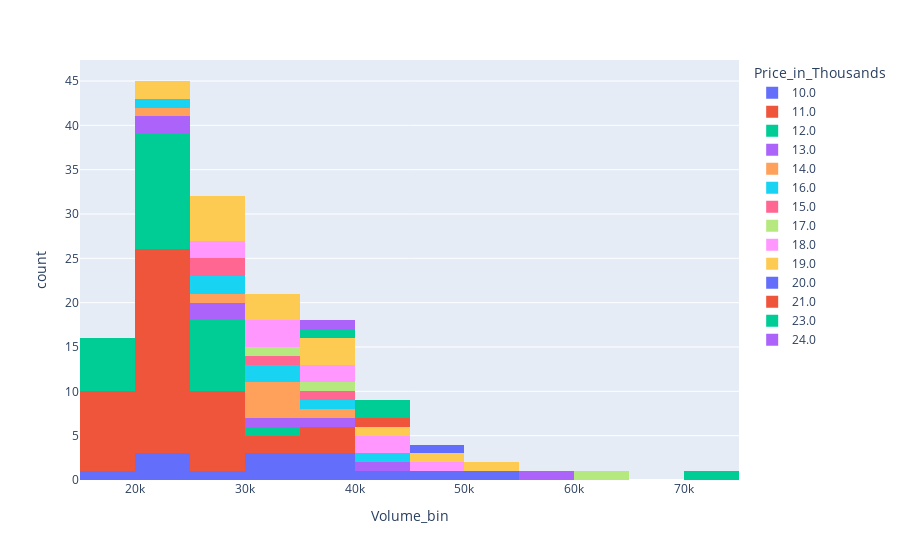

Write notebook code for a chart like this one.
### Markdown cell above
##### Histograms

### Code cell
fig = px.histogram(df.tail(150), x="Volume_bin", nbins=20, color='Price_in_Thousands')
fig.show()

### Figure 1 — Plotly figure (JSON) as saved in the notebook; plotly's stock layout.template omitted (floating-point values rounded to 4 significant figures)
{"data": [{"alignmentgroup": "True", "bingroup": "x", "hovertemplate": "Price_in_Thousands=10.0<br>Volume_bin=%{x}<br>count=%{y}<extra></extra>", "legendgroup": "10.0", "marker": {"color": "#636efa"}, "name": "10.0", "nbinsx": 20, "offsetgroup": "10.0", "orientation": "v", "showlegend": true, "type": "histogram", "x": [16610.0, 20508, 31930.0, 44920.0, 37070.0, 33700.0, 33430.0, 24130.0, 54410.0, 45200.0, 36750.0, 36510.0, 28885, 22990.0], "xaxis": "x", "yaxis": "y"}, {"alignmentgroup": "True", "bingroup": "x", "hovertemplate": "Price_in_Thousands=11.0<br>Volume_bin=%{x}<br>count=%{y}<extra></extra>", "legendgroup": "11.0", "marker": {"color": "#EF553B"}, "name": "11.0", "nbinsx": 20, "offsetgroup": "11.0", "orientation": "v", "showlegend": true, "type": "histogram", "x": [35360.0, 28770.0, 24620.0, 22860.0, 23160.0, 27410.0, 20270.0, 21250.0, 27040.0, 26300.0, 22470.0, 23240.0, 28040.0, 29970.0, 35450.0, 32510.0, 30770, 38150.0, 26340.0, 22760.0, 24700.0, 23620.0, 23020.0, 21230.0, 18105, 18020.0, 22720.0, 20460.0, 20760.0, 27180.0, 23130.0, 17094, 17550.0, 19390.0, 22265, 17630.0, 21960.0, 22590.0, 22878, 19970.0, 24240.0, 24100.0, 24490.0, 25640.0, 19130.0, 18280.0], "xaxis": "x", "yaxis": "y"}, {"alignmentgroup": "True", "bingroup": "x", "hovertemplate": "Price_in_Thousands=12.0<br>Volume_bin=%{x}<br>count=%{y}<extra></extra>", "legendgroup": "12.0", "marker": {"color": "#00cc96"}, "name": "12.0", "nbinsx": 20, "offsetgroup": "12.0", "orientation": "v", "showlegend": true, "type": "histogram", "x": [26080.0, 24410.0, 23400.0, 23130.0, 17570.0, 17490.0, 26110.0, 25060.0, 27520.0, 24238, 23350.0, 20580.0, 28230.0, 26040.0, 24500.0, 20180.0, 23760.0, 20220.0, 18480.0, 20680.0, 19810.0, 17490.0, 19760.0, 22290.0, 27310.0, 26164, 23860.0, 30920.0], "xaxis": "x", "yaxis": "y"}, {"alignmentgroup": "True", "bingroup": "x", "hovertemplate": "Price_in_Thousands=13.0<br>Volume_bin=%{x}<br>count=%{y}<extra></extra>", "legendgroup": "13.0", "marker": {"color": "#ab63fa"}, "name": "13.0", "nbinsx": 20, "offsetgroup": "13.0", "orientation": "v", "showlegend": true, "type": "histogram", "x": [43410.0, 34730.0, 28975, 24540.0, 24410.0, 29460.0, 35870.0, 56500.0], "xaxis": "x", "yaxis": "y"}, {"alignmentgroup": "True", "bingroup": "x", "hovertemplate": "Price_in_Thousands=14.0<br>Volume_bin=%{x}<br>count=%{y}<extra></extra>", "legendgroup": "14.0", "marker": {"color": "#FFA15A"}, "name": "14.0", "nbinsx": 20, "offsetgroup": "14.0", "orientation": "v", "showlegend": true, "type": "histogram", "x": [33750.0, 30580.0, 30310.0, 24450.0, 30770.0, 29870, 35120.0], "xaxis": "x", "yaxis": "y"}, {"alignmentgroup": "True", "bingroup": "x", "hovertemplate": "Price_in_Thousands=16.0<br>Volume_bin=%{x}<br>count=%{y}<extra></extra>", "legendgroup": "16.0", "marker": {"color": "#19d3f3"}, "name": "16.0", "nbinsx": 20, "offsetgroup": "16.0", "orientation": "v", "showlegend": true, "type": "histogram", "x": [40860.0, 39840.0, 29770.0, 34180.0, 31600.0, 27480.0, 23650.0], "xaxis": "x", "yaxis": "y"}, {"alignmentgroup": "True", "bingroup": "x", "hovertemplate": "Price_in_Thousands=15.0<br>Volume_bin=%{x}<br>count=%{y}<extra></extra>", "legendgroup": "15.0", "marker": {"color": "#FF6692"}, "name": "15.0", "nbinsx": 20, "offsetgroup": "15.0", "orientation": "v", "showlegend": true, "type": "histogram", "x": [35025, 26630.0, 34150.0, 25570.0], "xaxis": "x", "yaxis": "y"}, {"alignmentgroup": "True", "bingroup": "x", "hovertemplate": "Price_in_Thousands=17.0<br>Volume_bin=%{x}<br>count=%{y}<extra></extra>", "legendgroup": "17.0", "marker": {"color": "#B6E880"}, "name": "17.0", "nbinsx": 20, "offsetgroup": "17.0", "orientation": "v", "showlegend": true, "type": "histogram", "x": [31530.0, 61400.0, 38890.0], "xaxis": "x", "yaxis": "y"}, {"alignmentgroup": "True", "bingroup": "x", "hovertemplate": "Price_in_Thousands=18.0<br>Volume_bin=%{x}<br>count=%{y}<extra></extra>", "legendgroup": "18.0", "marker": {"color": "#FF97FF"}, "name": "18.0", "nbinsx": 20, "offsetgroup": "18.0", "orientation": "v", "showlegend": true, "type": "histogram", "x": [39010.0, 49060.0, 36990.0, 41280.0, 42740.0, 32601, 31134, 31690.0, 25550.0, 27920.0], "xaxis": "x", "yaxis": "y"}, {"alignmentgroup": "True", "bingroup": "x", "hovertemplate": "Price_in_Thousands=19.0<br>Volume_bin=%{x}<br>count=%{y}<extra></extra>", "legendgroup": "19.0", "marker": {"color": "#FECB52"}, "name": "19.0", "nbinsx": 20, "offsetgroup": "19.0", "orientation": "v", "showlegend": true, "type": "histogram", "x": [36990.0, 39650.0, 51470.0, 43710.0, 49630.0, 37390.0, 31930.0, 33870.0, 27240.0, 25290.0, 26900.0, 34420.0, 21750.0, 25450.0, 22474, 26742], "xaxis": "x", "yaxis": "y"}, {"alignmentgroup": "True", "bingroup": "x", "hovertemplate": "Price_in_Thousands=20.0<br>Volume_bin=%{x}<br>count=%{y}<extra></extra>", "legendgroup": "20.0", "marker": {"color": "#636efa"}, "name": "20.0", "nbinsx": 20, "offsetgroup": "20.0", "orientation": "v", "showlegend": true, "type": "histogram", "x": [47730.0], "xaxis": "x", "yaxis": "y"}, {"alignmentgroup": "True", "bingroup": "x", "hovertemplate": "Price_in_Thousands=21.0<br>Volume_bin=%{x}<br>count=%{y}<extra></extra>", "legendgroup": "21.0", "marker": {"color": "#EF553B"}, "name": "21.0", "nbinsx": 20, "offsetgroup": "21.0", "orientation": "v", "showlegend": true, "type": "histogram", "x": [44409], "xaxis": "x", "yaxis": "y"}, {"alignmentgroup": "True", "bingroup": "x", "hovertemplate": "Price_in_Thousands=23.0<br>Volume_bin=%{x}<br>count=%{y}<extra></extra>", "legendgroup": "23.0", "marker": {"color": "#00cc96"}, "name": "23.0", "nbinsx": 20, "offsetgroup": "23.0", "orientation": "v", "showlegend": true, "type": "histogram", "x": [71380.0, 40390.0, 37840.0, 43730.0], "xaxis": "x", "yaxis": "y"}, {"alignmentgroup": "True", "bingroup": "x", "hovertemplate": "Price_in_Thousands=24.0<br>Volume_bin=%{x}<br>count=%{y}<extra></extra>", "legendgroup": "24.0", "marker": {"color": "#ab63fa"}, "name": "24.0", "nbinsx": 20, "offsetgroup": "24.0", "orientation": "v", "showlegend": true, "type": "histogram", "x": [38490.0], "xaxis": "x", "yaxis": "y"}], "layout": {"barmode": "relative", "legend": {"title": {"text": "Price_in_Thousands"}, "tracegroupgap": 0}, "margin": {"t": 60}, "xaxis": {"anchor": "y", "domain": [0, 1], "title": {"text": "Volume_bin"}}, "yaxis": {"anchor": "x", "domain": [0, 1], "title": {"text": "count"}}}}
